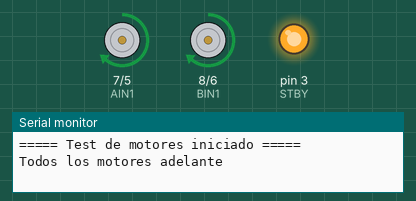
This sketch was run on a simulated Arduino Uno, built with avr-gcc and run on an emulated ATmega328P. Shown: direction and speed pins drawn as motors (green arrow = direction pin HIGH = forward, orange = LOW = backward, longer = more drive, stopped while the standby pin is LOW), output pins drawn as LEDs (lit = HIGH), the last lines printed to the serial monitor.

Above: at 0.5 s.
At 4.5 s:
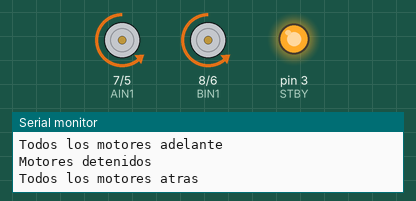
At 8.5 s:
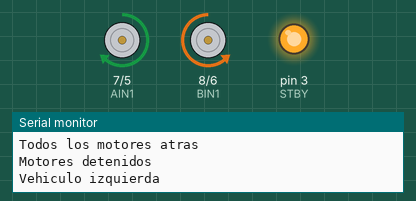
At 12.5 s:
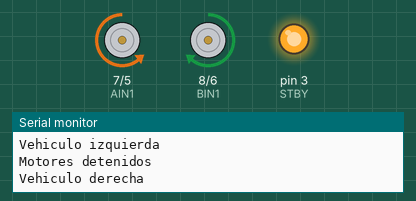
At 18.5 s:
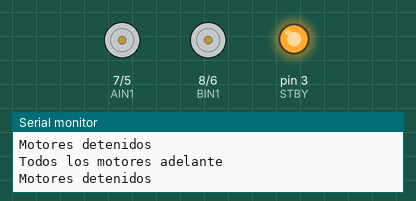
Timing chart, 0 to 20.9 s (numbered marks = the images above):
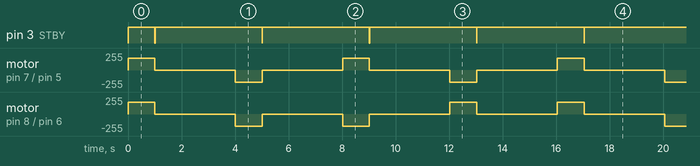

The sketch:

Ejercicio_3-_TB6612FNGMotoresSimultaneos.ino
```cpp
/*  Test TB6612 – ELEGOO Smart Robot Car V4.0
    Autor: José Alexander (basado en firmware original ELEGOO)
    Fecha: 2025-06-30
    Descripción: Control de motores simultaneos
*/

int PWMA =5;      // Velocidad motores derecha
int PWMB =6;     // Velocidad motores izquierda
int AIN1 =7;     // Dirección motores derecha
int BIN1 =8;      // Dirección motores izquierda
int STBY =3;      // Stand-by del puente
int VELOCIDAD =180;   // Velocidad de ensayo (0-255)

void setup() {
  Serial.begin(9600);
  pinMode(PWMA, OUTPUT);
  pinMode(PWMB, OUTPUT);
  pinMode(AIN1, OUTPUT);
  pinMode(BIN1, OUTPUT);
  pinMode(STBY, OUTPUT);
  digitalWrite(STBY, HIGH);          // Activa el TB6612
  Serial.println(F("===== Test de motores iniciado ====="));
}

void loop()
{
   //Todos los motores
  Serial.println("Todos los motores adelante");
  adelante(VELOCIDAD );
    delay(1000);
  detenerTodo();
    delay(3000);
  Serial.println("Todos los motores atras");
  atras(VELOCIDAD );
    delay(1000);
  detenerTodo();
    delay(3000);
  Serial.println("Vehiculo izquierda");
  izquierda(VELOCIDAD );
    delay(1000);
  detenerTodo();
    delay(3000);
  Serial.println("Vehiculo derecha");
  derecha(VELOCIDAD );
    delay(1000);
  detenerTodo();
    delay(3000);
}
// Función  de control Adelante motores simulataneos
void adelante(int VELOCIDAD)
{
  adelanteMD(VELOCIDAD );
  adelanteMI(VELOCIDAD );
}
// Función  de control Atras motores simulataneos
void atras(int VELOCIDAD)
{
  atrasMD(VELOCIDAD );
  atrasMI(VELOCIDAD );
}
// Función  de control Derecha motores simulataneos
void derecha(int VELOCIDAD)
{
    adelanteMI(VELOCIDAD );
    atrasMD(VELOCIDAD );
}
// Función  de control Izquierda motores simulataneos
void izquierda(int VELOCIDAD)
{
    adelanteMD(VELOCIDAD );
    atrasMI(VELOCIDAD );
}
// Función  de control Adelante motores del lado derecho
void adelanteMD(int VELOCIDAD)
{
 analogWrite(PWMA, VELOCIDAD);
 digitalWrite(AIN1, HIGH);
}
// Función de control  Atras motores del lado derecho
void atrasMD(int VELOCIDAD)
{
 analogWrite(PWMA, VELOCIDAD);
 digitalWrite(AIN1, LOW);

}

// Función de control Adelante motores del lado izquierdo
void adelanteMI(int VELOCIDAD)
{
 analogWrite(PWMB, VELOCIDAD);
 digitalWrite(BIN1, HIGH);

}

// Función de control Atras motores del lado izquierdo
void atrasMI(int VELOCIDAD)
{
 analogWrite(PWMB, VELOCIDAD);
 digitalWrite(BIN1, LOW);

}

void detenerTodo() {
  analogWrite(PWMA, 0);
  analogWrite(PWMB, 0);
  digitalWrite(STBY, LOW);      // Desactiva brevemente el puente
  delay(10);
  digitalWrite(STBY, HIGH);
  Serial.println("Motores detenidos");
}
```

Measured:
- by itself, pin 3 (STBY): alternates HIGH for 4.0 s and LOW for 0.01 s
- by itself, motor on pin 7 (AIN1) / pin 5 (PWMA): repeats every 8.0 s: stopped 3.0 s, backward 180/255 1.0 s, stopped 3.0 s, forward 180/255 1.0 s
- by itself, motor on pin 8 (BIN1) / pin 6 (PWMB): repeats every 16.0 s: 2 × (stopped 3.0 s, backward 180/255 1.0 s), 2 × (stopped 3.0 s, forward 180/255 1.0 s)
